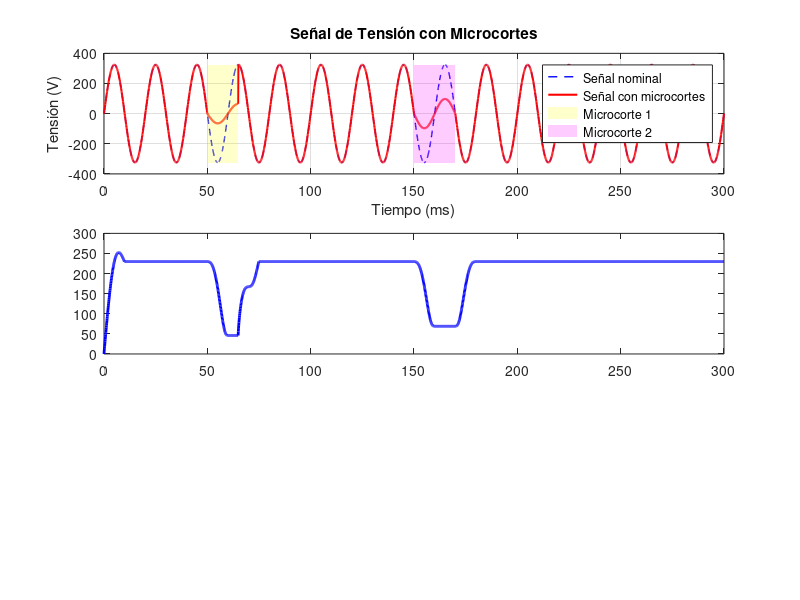

Here is the MATLAB script that generated this plot: (Note: this script raises an error after producing the figure.)
%% Análisis de Microcortes en Centro de Datos
% Este script analiza microcortes que afectan equipos críticos
% y evalúa la protección de un UPS según la norma IEC 61000-4-11

clear all; close all; clc;

%% 1. PARÁMETROS DE LA SEÑAL
fprintf('=== ANÁLISIS DE MICROCORTES EN CENTRO DE DATOS ===\n\n');

% Parámetros generales
duracion_total = 0.3;           % 300 ms en segundos
V_pico = 325;                   % Tensión nominal pico (V)
V_rms_nominal = V_pico/sqrt(2); % Tensión RMS nominal
frecuencia = 50;                % Frecuencia de red (Hz)
fs = 10000;                     % Frecuencia de muestreo (Hz)
t = 0:1/fs:duracion_total;      % Vector de tiempo

% Microcorte 1
inicio_mc1 = 0.050;             % 50 ms
duracion_mc1 = 0.015;           % 15 ms
hueco_mc1 = 0.80;               % 80% de reducción
fin_mc1 = inicio_mc1 + duracion_mc1;

% Microcorte 2
inicio_mc2 = 0.150;             % 150 ms
duracion_mc2 = 0.020;           % 20 ms
hueco_mc2 = 0.70;               % 70% de reducción
fin_mc2 = inicio_mc2 + duracion_mc2;

% UPS
tiempo_conmutacion_ups = 0.004; % 4 ms

fprintf('Parámetros de la señal:\n');
fprintf('  - Tensión nominal pico: %.2f V\n', V_pico);
fprintf('  - Tensión RMS nominal: %.2f V\n', V_rms_nominal);
fprintf('  - Frecuencia: %.0f Hz\n', frecuencia);
fprintf('  - Duración total: %.0f ms\n', duracion_total*1000);
fprintf('\nMicrocorte 1:\n');
fprintf('  - Inicio: %.0f ms\n', inicio_mc1*1000);
fprintf('  - Duración: %.0f ms\n', duracion_mc1*1000);
fprintf('  - Reducción: %.0f%%\n', hueco_mc1*100);
fprintf('\nMicrocorte 2:\n');
fprintf('  - Inicio: %.0f ms\n', inicio_mc2*1000);
fprintf('  - Duración: %.0f ms\n', duracion_mc2*1000);
fprintf('  - Reducción: %.0f%%\n\n', hueco_mc2*100);

%% 2. GENERACIÓN DE LA SEÑAL CON MICROCORTES
fprintf('Generando señal con microcortes...\n');

% Señal base (senoidal)
v_base = V_pico * sin(2*pi*frecuencia*t);

% Inicializar señal con microcortes
v_microcortes = v_base;

% Aplicar microcorte 1
mask_mc1 = (t >= inicio_mc1) & (t < fin_mc1);
v_microcortes(mask_mc1) = v_base(mask_mc1) * (1 - hueco_mc1);

% Aplicar microcorte 2
mask_mc2 = (t >= inicio_mc2) & (t < fin_mc2);
v_microcortes(mask_mc2) = v_base(mask_mc2) * (1 - hueco_mc2);

%% 3. CÁLCULO DE RMS DESLIZANTE (Ventana: 10 ms)
fprintf('Calculando RMS deslizante (ventana: 10 ms)...\n');

ventana_rms = 0.010;                    % 10 ms
muestras_ventana = round(ventana_rms * fs);

% RMS deslizante
v_rms = zeros(size(t));
for i = 1:length(t)
    if i <= muestras_ventana
        % Para los primeros puntos, usar desde el inicio
        v_rms(i) = sqrt(mean(v_microcortes(1:i).^2));
    else
        % Ventana deslizante completa
        v_rms(i) = sqrt(mean(v_microcortes(i-muestras_ventana+1:i).^2));
    end
end

%% 4. IDENTIFICACIÓN Y CARACTERIZACIÓN DE EVENTOS
fprintf('\n=== CARACTERIZACIÓN DE EVENTOS ===\n\n');

% Umbral de detección (95% de la tensión nominal)
umbral_deteccion = 0.95 * V_rms_nominal;

% Detectar eventos (cuando RMS cae por debajo del umbral)
eventos_detectados = v_rms < umbral_deteccion;

% Encontrar inicio y fin de cada evento
diff_eventos = diff([0 eventos_detectados 0]);
inicios = find(diff_eventos == 1);
fines = find(diff_eventos == -1) - 1;

fprintf('Eventos detectados: %d\n\n', length(inicios));

% Caracterizar cada evento
for i = 1:length(inicios)
    idx_inicio = inicios(i);
    idx_fin = fines(i);
    
    tiempo_inicio = t(idx_inicio) * 1000;  % en ms
    tiempo_fin = t(idx_fin) * 1000;        % en ms
    duracion_evento = tiempo_fin - tiempo_inicio;
    
    % Tensión mínima durante el evento
    v_min = min(v_rms(idx_inicio:idx_fin));
    v_min_porcentaje = (v_min / V_rms_nominal) * 100;
    
    % Profundidad del hueco
    profundidad_hueco = ((V_rms_nominal - v_min) / V_rms_nominal) * 100;
    
    fprintf('EVENTO %d:\n', i);
    fprintf('  - Tiempo de inicio: %.2f ms\n', tiempo_inicio);
    fprintf('  - Tiempo de fin: %.2f ms\n', tiempo_fin);
    fprintf('  - Duración: %.2f ms\n', duracion_evento);
    fprintf('  - Tensión mínima: %.2f V (%.1f%% de nominal)\n', v_min, v_min_porcentaje);
    fprintf('  - Profundidad del hueco: %.1f%%\n', profundidad_hueco);
      %% 5. CLASIFICACIÓN SEGÚN IEC 61000-4-11
    % Clasificación según duración y magnitud conforme a las Tablas 1 y 2 de la norma
    fprintf('  - Clasificación IEC 61000-4-11:\n');
    
    % Determinar número de periodos (ciclos a 50 Hz)
    num_periodos = duracion_evento / 20;  % 20 ms = 1 periodo a 50 Hz
    
    % Clasificar tipo de evento según IEC 61000-4-11
    % Tabla 1: Huecos de tensión
    % Tabla 2: Interrupciones breves
    
    if v_min_porcentaje < 1
        % Interrupción breve (Tabla 2)
        tipo_evento = 'Interrupción breve';
        
        if num_periodos < 250/300
            nivel_clase = 'Clase X (especial, fuera de tablas estándar)';
            severidad = 'Crítica';
        elseif duracion_evento >= 5000
            nivel_clase = 'Fuera de rango normalizado (> 250/300 periodos)';
            severidad = 'Extrema';
        else
            nivel_clase = sprintf('Interrupción 0%% durante %.0f ms (%.1f periodos)', duracion_evento, num_periodos);
            severidad = 'Crítica';
        end
        
    else
        % Hueco de tensión (Tabla 1)
        tipo_evento = 'Hueco de tensión';
        
        % Determinar Clase según tensión residual y duración (Tabla 1 IEC 61000-4-11)
        if num_periodos <= 0.5
            % 0% durante 1/2 periodo (10 ms a 50 Hz)
            duracion_clase = '0% durante 1/2 periodo (Clase 2)';
            
            if v_min_porcentaje >= 70
                nivel_clase = sprintf('Clase 2: Hueco al %.0f%% durante 1/2 periodo (10 ms)', v_min_porcentaje);
                severidad = 'Media';
            elseif v_min_porcentaje >= 40
                nivel_clase = sprintf('Hueco al %.0f%% durante 1/2 periodo - MÁS SEVERO que Clase 2 estándar', v_min_porcentaje);
                severidad = 'Alta';
            else
                nivel_clase = sprintf('Hueco al %.0f%% durante 1/2 periodo - SEVERIDAD EXTREMA', v_min_porcentaje);
                severidad = 'Muy Alta';
            end
            
        elseif num_periodos <= 1
            % 0% durante 1 periodo (20 ms a 50 Hz)
            duracion_clase = '0% durante 1 periodo (Clase 2)';
            
            if v_min_porcentaje >= 70
                nivel_clase = sprintf('Clase 2: Hueco al %.0f%% durante 1 periodo (20 ms)', v_min_porcentaje);
                severidad = 'Media';
            elseif v_min_porcentaje >= 40
                nivel_clase = sprintf('Hueco al %.0f%% durante 1 periodo - MÁS SEVERO que Clase 2 estándar', v_min_porcentaje);
                severidad = 'Alta';
            else
                nivel_clase = sprintf('Hueco al %.0f%% durante 1 periodo - SEVERIDAD EXTREMA', v_min_porcentaje);
                severidad = 'Muy Alta';
            end
            
        elseif num_periodos <= 12.5
            % 10/12 periodos (200-250 ms a 50 Hz)
            duracion_clase = sprintf('%.1f periodos', num_periodos);
            
            if v_min_porcentaje >= 70
                nivel_clase = sprintf('Clase 3: Hueco al %.0f%% durante %.0f ms (%.1f periodos)', ...
                    v_min_porcentaje, duracion_evento, num_periodos);
                severidad = 'Media';
            elseif v_min_porcentaje >= 40
                nivel_clase = sprintf('Clase 3: Hueco al %.0f%% durante %.0f ms - PROFUNDO', ...
                    v_min_porcentaje, duracion_evento);
                severidad = 'Alta';
            else
                nivel_clase = sprintf('Hueco al %.0f%% durante %.0f ms - MUY PROFUNDO', ...
                    v_min_porcentaje, duracion_evento);
                severidad = 'Muy Alta';
            end
            
        elseif num_periodos <= 30
            % 25/30 periodos (500-600 ms a 50 Hz)
            duracion_clase = sprintf('%.1f periodos (25/30c)', num_periodos);
            
            if v_min_porcentaje >= 80
                nivel_clase = sprintf('Clase 3: Hueco al %.0f%% durante %.0f ms (%.1f periodos)', ...
                    v_min_porcentaje, duracion_evento, num_periodos);
                severidad = 'Media-Alta';
            elseif v_min_porcentaje >= 70
                nivel_clase = sprintf('Clase 2/3: Hueco al %.0f%% durante %.0f ms (%.1f periodos)', ...
                    v_min_porcentaje, duracion_evento, num_periodos);
                severidad = 'Alta';
            elseif v_min_porcentaje >= 40
                nivel_clase = sprintf('Hueco al %.0f%% durante %.0f ms - PROFUNDO', ...
                    v_min_porcentaje, duracion_evento);
                severidad = 'Muy Alta';
            else
                nivel_clase = sprintf('Hueco al %.0f%% durante %.0f ms - EXTREMO', ...
                    v_min_porcentaje, duracion_evento);
                severidad = 'Crítica';
            end
            
        elseif num_periodos <= 300
            % 250/300 periodos (5-6 s a 50 Hz)
            duracion_clase = sprintf('%.0f periodos (larga duración)', num_periodos);
            
            if v_min_porcentaje >= 80
                nivel_clase = sprintf('Clase 3: Hueco al %.0f%% durante %.2f s', ...
                    v_min_porcentaje, duracion_evento/1000);
                severidad = 'Alta';
            else
                nivel_clase = sprintf('Hueco al %.0f%% durante %.2f s - LARGA DURACIÓN', ...
                    v_min_porcentaje, duracion_evento/1000);
                severidad = 'Muy Alta';
            end
            
        else
            % Más de 300 periodos
            nivel_clase = 'Fuera de rango normalizado (> 250/300 periodos)';
            severidad = 'Extrema';
        end
    end
    
    fprintf('    · Tipo: %s\n', tipo_evento);
    fprintf('    · Duración: %.2f ms (%.2f periodos/ciclos a 50 Hz)\n', duracion_evento, num_periodos);
    fprintf('    · Tensión residual: %.1f%% (Reducción: %.1f%%)\n', v_min_porcentaje, profundidad_hueco);
    fprintf('    · Clasificación: %s\n', nivel_clase);
    fprintf('    · Severidad: %s\n', severidad);
    
    % Almacenar datos para análisis UPS
    eventos(i).inicio = tiempo_inicio;
    eventos(i).duracion = duracion_evento;
    eventos(i).v_min = v_min;
    eventos(i).profundidad = profundidad_hueco;
    eventos(i).severidad = severidad;
    
    fprintf('\n');
end

%% 6. EVALUACIÓN DE PROTECCIÓN UPS
fprintf('=== EVALUACIÓN DE PROTECCIÓN UPS ===\n\n');
fprintf('Tiempo de conmutación del UPS: %.1f ms\n\n', tiempo_conmutacion_ups*1000);

proteccion_adecuada = true;

for i = 1:length(eventos)
    fprintf('EVENTO %d:\n', i);
    
    % Verificar si el UPS puede proteger
    if eventos(i).duracion > tiempo_conmutacion_ups*1000
        % El evento dura más que el tiempo de conmutación
        % Calcular tiempo de exposición
        tiempo_exposicion = tiempo_conmutacion_ups * 1000;
        tiempo_protegido = eventos(i).duracion - tiempo_exposicion;
        
        fprintf('  - Duración del evento: %.2f ms\n', eventos(i).duracion);
        fprintf('  - Tiempo de exposición: %.2f ms\n', tiempo_exposicion);
        fprintf('  - Tiempo protegido por UPS: %.2f ms\n', tiempo_protegido);
        fprintf('  - Profundidad del hueco: %.1f%%\n', eventos(i).profundidad);
        
        % Evaluar si la exposición es crítica
        if eventos(i).profundidad > 50 && tiempo_exposicion > 2
            fprintf('  - RESULTADO: Protección PARCIAL\n');
            fprintf('    · El equipo estará expuesto %.2f ms al hueco de %.1f%%\n', ...
                    tiempo_exposicion, eventos(i).profundidad);
            fprintf('    · Riesgo: MEDIO - Posibles perturbaciones en equipos sensibles\n');
            proteccion_adecuada = false;
        else
            fprintf('  - RESULTADO: Protección ADECUADA\n');
            fprintf('    · El UPS conmutará antes del periodo crítico\n');
        end
    else
        % El evento es más corto que el tiempo de conmutación
        fprintf('  - Duración del evento: %.2f ms\n', eventos(i).duracion);
        fprintf('  - Profundidad del hueco: %.1f%%\n', eventos(i).profundidad);
        fprintf('  - RESULTADO: SIN PROTECCIÓN\n');
        fprintf('    · El evento es más corto que el tiempo de conmutación\n');
        fprintf('    · El UPS NO alcanza a activarse\n');
        fprintf('    · Riesgo: ALTO - Equipo completamente expuesto\n');
        proteccion_adecuada = false;
    end
    fprintf('\n');
end

%% CONCLUSIONES FINALES
fprintf('=== CONCLUSIONES FINALES ===\n\n');

if proteccion_adecuada
    fprintf('✓ El UPS con tiempo de conmutación de 4 ms protegería ADECUADAMENTE\n');
    fprintf('  los equipos críticos del centro de datos.\n\n');
else
    fprintf('✗ El UPS con tiempo de conmutación de 4 ms NO protegería ADECUADAMENTE\n');
    fprintf('  los equipos críticos del centro de datos.\n\n');
end

fprintf('JUSTIFICACIÓN:\n');
fprintf('1. Análisis de eventos detectados:\n');
for i = 1:length(eventos)
    fprintf('   - Evento %d: %.1f ms de duración, hueco del %.1f%%, severidad %s\n', ...
            i, eventos(i).duracion, eventos(i).profundidad, eventos(i).severidad);
end

fprintf('\n2. Capacidad de respuesta del UPS:\n');
fprintf('   - Tiempo de conmutación: %.1f ms\n', tiempo_conmutacion_ups*1000);
fprintf('   - Evento 1 (%.1f ms): ', eventos(1).duracion);
if eventos(1).duracion < tiempo_conmutacion_ups*1000
    fprintf('Más CORTO que tiempo de conmutación → SIN PROTECCIÓN\n');
else
    fprintf('Más LARGO que tiempo de conmutación → PROTECCIÓN PARCIAL\n');
end
fprintf('   - Evento 2 (%.1f ms): ', eventos(2).duracion);
if eventos(2).duracion < tiempo_conmutacion_ups*1000
    fprintf('Más CORTO que tiempo de conmutación → SIN PROTECCIÓN\n');
else
    fprintf('Más LARGO que tiempo de conmutación → PROTECCIÓN PARCIAL\n');
end

fprintf('\n3. Impacto en equipos críticos:\n');
fprintf('   - Los microcortes de 15-20 ms son típicamente tolerados por fuentes\n');
fprintf('     de alimentación modernas (hold-up time: 16-20 ms típico)\n');
fprintf('   - Sin embargo, huecos del 70-80%% pueden causar:\n');
fprintf('     · Reinicios de equipos sensibles\n');
fprintf('     · Pérdida de datos en memoria volátil\n');
fprintf('     · Degradación de vida útil de componentes\n');

fprintf('\n4. Recomendaciones:\n');
fprintf('   - Considerar UPS con tiempo de conmutación < 2 ms (UPS línea interactiva)\n');
fprintf('   - Alternativamente, usar UPS en línea (online/doble conversión) con\n');
fprintf('     tiempo de respuesta = 0 ms\n');
fprintf('   - Instalar acondicionadores de línea en equipos más críticos\n');
fprintf('   - Monitorizar calidad de energía para prevenir eventos futuros\n');

%% 7. VISUALIZACIÓN
fprintf('\n=== GENERANDO GRÁFICAS ===\n');

figure('Position', [100 100 1400 900], 'Name', 'Análisis de Microcortes en Centro de Datos');

% Subplot 1: Señal de tensión
subplot(3,1,1);
plot(t*1000, v_base, 'b--', 'LineWidth', 1, 'DisplayName', 'Señal nominal');
hold on;
plot(t*1000, v_microcortes, 'r', 'LineWidth', 1.5, 'DisplayName', 'Señal con microcortes');
% Marcar zonas de microcortes
fill([inicio_mc1 fin_mc1 fin_mc1 inicio_mc1]*1000, ...
     [min(v_microcortes) min(v_microcortes) max(v_microcortes) max(v_microcortes)], ...
     'y', 'FaceAlpha', 0.2, 'EdgeColor', 'none', 'DisplayName', 'Microcorte 1');
fill([inicio_mc2 fin_mc2 fin_mc2 inicio_mc2]*1000, ...
     [min(v_microcortes) min(v_microcortes) max(v_microcortes) max(v_microcortes)], ...
     'm', 'FaceAlpha', 0.2, 'EdgeColor', 'none', 'DisplayName', 'Microcorte 2');
grid on;
xlabel('Tiempo (ms)');
ylabel('Tensión (V)');
title('Señal de Tensión con Microcortes');
legend('Location', 'best');
xlim([0 duracion_total*1000]);

% Subplot 2: RMS deslizante
subplot(3,1,2);
plot(t*1000, v_rms, 'b', 'LineWidth', 2, 'DisplayName', 'RMS deslizante');
hold on;
yline(V_rms_nominal, 'g--', 'LineWidth', 1.5, 'DisplayName', 'RMS nominal');
yline(umbral_deteccion, 'r--', 'LineWidth', 1.5, 'DisplayName', 'Umbral detección (95%)');
% Marcar eventos detectados
for i = 1:length(inicios)
    t_inicio = t(inicios(i))*1000;
    t_fin = t(fines(i))*1000;
    fill([t_inicio t_fin t_fin t_inicio], ...
         [0 0 max(v_rms) max(v_rms)], ...
         'r', 'FaceAlpha', 0.15, 'EdgeColor', 'none');
end
grid on;
xlabel('Tiempo (ms)');
ylabel('Tensión RMS (V)');
title('Valor RMS Deslizante (Ventana: 10 ms)');
legend('Location', 'best');
xlim([0 duracion_total*1000]);
ylim([0 max(v_rms)*1.1]);

% Subplot 3: Análisis de eventos y protección UPS
subplot(3,1,3);
hold on;

% EXPLICACIÓN DE SOMBREADOS:
% - ROJO: Periodo en que el equipo está EXPUESTO al microcorte (sin protección UPS)
%         El UPS aún no ha conmutado a baterías
% - VERDE: Periodo en que el UPS ya conmutó y está PROTEGIENDO el equipo
%          El equipo recibe energía de las baterías del UPS

% Primero dibujar sombreados (para que queden detrás)
for i = 1:length(inicios)
    t_inicio = t(inicios(i))*1000;
    t_fin_evento = t(fines(i))*1000;
    t_conmutacion = t_inicio + tiempo_conmutacion_ups*1000;
    
    if i == 1
        % Solo en primer evento, añadir a leyenda
        % ZONA ROJA: Tiempo de exposición sin protección
        % Desde el inicio del evento hasta que el UPS conmuta (o hasta el fin si el evento es muy corto)
        t_fin_zona_roja = min(t_conmutacion, t_fin_evento);
        fill([t_inicio t_fin_zona_roja t_fin_zona_roja t_inicio], ...
             [0 0 110 110], ...
             'r', 'FaceAlpha', 0.25, 'EdgeColor', 'k', 'LineWidth', 0.5, ...
             'DisplayName', sprintf('EXPOSICIÓN (sin protección UPS): 0-%.0f ms del evento', tiempo_conmutacion_ups*1000));
        
        % ZONA VERDE: Tiempo con protección UPS
        % Desde que el UPS conmuta hasta el fin del evento
        if t_conmutacion < t_fin_evento
            fill([t_conmutacion t_fin_evento t_fin_evento t_conmutacion], ...
                 [0 0 110 110], ...
                 'g', 'FaceAlpha', 0.2, 'EdgeColor', 'k', 'LineWidth', 0.5, ...
                 'DisplayName', sprintf('PROTEGIDO (UPS activo): >%.0f ms del evento', tiempo_conmutacion_ups*1000));
        end
    else
        % Para eventos posteriores, sin añadir a leyenda
        t_fin_zona_roja = min(t_conmutacion, t_fin_evento);
        fill([t_inicio t_fin_zona_roja t_fin_zona_roja t_inicio], ...
             [0 0 110 110], ...
             'r', 'FaceAlpha', 0.25, 'EdgeColor', 'k', 'LineWidth', 0.5, ...
             'HandleVisibility', 'off');
        
        if t_conmutacion < t_fin_evento
            fill([t_conmutacion t_fin_evento t_fin_evento t_conmutacion], ...
                 [0 0 110 110], ...
                 'g', 'FaceAlpha', 0.2, 'EdgeColor', 'k', 'LineWidth', 0.5, ...
                 'HandleVisibility', 'off');
        end
    end
    
    % Marcar visualmente el tiempo de conmutación del UPS
    if t_conmutacion < t_fin_evento
        if i == 1
            plot([t_conmutacion t_conmutacion], [0 110], 'k:', 'LineWidth', 2, ...
                 'DisplayName', sprintf('Tiempo conmutación UPS (%.0f ms)', tiempo_conmutacion_ups*1000));
        else
            plot([t_conmutacion t_conmutacion], [0 110], 'k:', 'LineWidth', 2, ...
                 'HandleVisibility', 'off');
        end
    end
end

% Línea base y tensión relativa
plot(t*1000, ones(size(t))*100, 'g--', 'LineWidth', 1.5, 'DisplayName', '100% Nominal');
v_relativa = (v_rms / V_rms_nominal) * 100;
plot(t*1000, v_relativa, 'b', 'LineWidth', 2.5, 'DisplayName', 'Tensión RMS (% nominal)');

% Umbrales según norma IEC 61000-4-11 (Tabla 1)
% Líneas de referencia para tensión residual según las clases de prueba
yline(100, 'g--', 'LineWidth', 1.5, 'DisplayName', '100% Nominal');
yline(80, '--', 'Color', [0.85 0.33 0.1], 'LineWidth', 1.5, 'DisplayName', '80% - Clase 3 (80% durante 25/30c)');
yline(70, '--', 'Color', [0.9 0.7 0], 'LineWidth', 1.5, 'DisplayName', '70% - Clase 2/3 (70% durante 25/30c)');
yline(40, 'm--', 'LineWidth', 1.5, 'DisplayName', '40% - Nivel severo (40% durante 10/12c)');
yline(0, 'r--', 'LineWidth', 1.5, 'DisplayName', '0% - Interrupción');

grid on;
xlabel('Tiempo (ms)');
ylabel('Tensión (% nominal)');
title('Análisis de Protección UPS y Clasificación IEC 61000-4-11');
legend('Location', 'best');
xlim([0 duracion_total*1000]);
ylim([0 110]);

% Ajustar layout
sgtitle('Análisis de Microcortes en Centro de Datos - Evaluación de Protección UPS', ...
        'FontSize', 14, 'FontWeight', 'bold');

fprintf('\nAnálisis completado exitosamente.\n');
fprintf('Gráficas generadas.\n');
